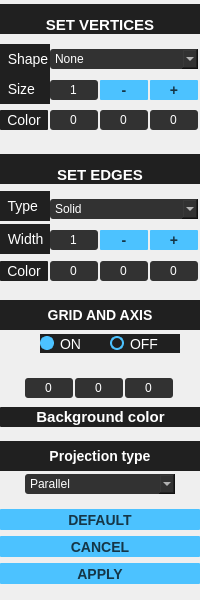
   <widget class="QWidget" name="widget" native="true">
    <property name="geometry">
     <rect>
      <x>930</x>
      <y>0</y>
      <width>200</width>
      <height>600</height>
     </rect>
    </property>
    <widget class="QLabel" name="label_1">
     <property name="geometry">
      <rect>
       <x>0</x>
       <y>4</y>
       <width>200</width>
       <height>30</height>
      </rect>
     </property>
     <property name="font">
      <font>
       <pointsize>-1</pointsize>
       <bold>true</bold>
      </font>
     </property>
     <property name="styleSheet">
      <string notr="true">background-color: rgb(32, 32, 32);
color: rgb(255, 255, 255);
font-size: 15px;</string>
     </property>
     <property name="text">
      <string>SET VERTICES</string>
     </property>
     <property name="scaledContents">
      <bool>true</bool>
     </property>
     <property name="alignment">
      <set>Qt::AlignBottom|Qt::AlignHCenter</set>
     </property>
     <property name="wordWrap">
      <bool>true</bool>
     </property>
    </widget>
    <widget class="QSpinBox" name="bg_color_r">
     <property name="geometry">
      <rect>
       <x>25</x>
       <y>378</y>
       <width>48</width>
       <height>20</height>
      </rect>
     </property>
     <property name="styleSheet">
      <string notr="true">background-color: rgb(50, 50, 50);
color: rgb(255, 255, 255);
font-size: 12px;
border-radius: 3px;
selection-color: rgb(255, 255, 255);
selection-background-color: rgb(32, 32, 32);</string>
     </property>
     <property name="alignment">
      <set>Qt::AlignCenter</set>
     </property>
     <property name="buttonSymbols">
      <enum>QAbstractSpinBox::NoButtons</enum>
     </property>
     <property name="minimum">
      <number>0</number>
     </property>
     <property name="maximum">
      <number>255</number>
     </property>
     <property name="value">
      <number>0</number>
     </property>
    </widget>
    <widget class="QPushButton" name="edge_width_decr">
     <property name="geometry">
      <rect>
       <x>100</x>
       <y>230</y>
       <width>48</width>
       <height>20</height>
      </rect>
     </property>
     <property name="font">
      <font>
       <pointsize>-1</pointsize>
       <bold>true</bold>
      </font>
     </property>
     <property name="styleSheet">
      <string notr="true">QPushButton {
background-color: rgb(76, 194, 255);
color: rgb(21, 54, 71);
font-size: 14px;
border-radius: 1px;
}
QPushButton:hover{
background-color: rgb(71, 177, 233);
color: rgb(21, 54, 71);
font-size: 15px;
}
QPushButton:pressed{
background-color: rgb(65, 162, 213);
color: rgb(21, 54, 71);
font-size: 13px;
}</string>
     </property>
     <property name="text">
      <string>-</string>
     </property>
    </widget>
    <widget class="QComboBox" name="edge_type">
     <property name="geometry">
      <rect>
       <x>50</x>
       <y>199</y>
       <width>148</width>
       <height>20</height>
      </rect>
     </property>
     <property name="layoutDirection">
      <enum>Qt::LeftToRight</enum>
     </property>
     <property name="styleSheet">
      <string notr="true">background-color: rgb(50, 50, 50);
color: rgb(255, 255, 255);
font-size: 12px;
border-radius: 3px;
selection-color: rgb(255, 255, 255);
selection-background-color: rgb(32, 32, 32);</string>
     </property>
     <item>
      <property name="text">
       <string>Solid</string>
      </property>
     </item>
     <item>
      <property name="text">
       <string>Dashed</string>
      </property>
     </item>
    </widget>
    <widget class="QLabel" name="label_3">
     <property name="geometry">
      <rect>
       <x>0</x>
       <y>74</y>
       <width>50</width>
       <height>30</height>
      </rect>
     </property>
     <property name="font">
      <font>
       <pointsize>-1</pointsize>
       <bold>false</bold>
      </font>
     </property>
     <property name="styleSheet">
      <string notr="true">background-color: rgb(32, 32, 32);
color: rgb(255, 255, 255);
font-size: 14px;</string>
     </property>
     <property name="text">
      <string>  Size</string>
     </property>
     <property name="scaledContents">
      <bool>true</bool>
     </property>
     <property name="alignment">
      <set>Qt::AlignLeading|Qt::AlignLeft|Qt::AlignVCenter</set>
     </property>
     <property name="wordWrap">
      <bool>true</bool>
     </property>
    </widget>
    <widget class="QPushButton" name="vertex_size_incr">
     <property name="geometry">
      <rect>
       <x>150</x>
       <y>80</y>
       <width>48</width>
       <height>20</height>
      </rect>
     </property>
     <property name="font">
      <font>
       <pointsize>-1</pointsize>
       <bold>true</bold>
      </font>
     </property>
     <property name="styleSheet">
      <string notr="true">QPushButton {
background-color: rgb(76, 194, 255);
color: rgb(21, 54, 71);
font-size: 14px;
border-radius: 1px;
}
QPushButton:hover{
background-color: rgb(71, 177, 233);
color: rgb(21, 54, 71);
font-size: 15px;
}
QPushButton:pressed{
background-color: rgb(65, 162, 213);
color: rgb(21, 54, 71);
font-size: 13px;
}</string>
     </property>
     <property name="text">
      <string>+</string>
     </property>
    </widget>
    <widget class="QSpinBox" name="bg_color_b">
     <property name="geometry">
      <rect>
       <x>125</x>
       <y>378</y>
       <width>48</width>
       <height>20</height>
      </rect>
     </property>
     <property name="styleSheet">
      <string notr="true">background-color: rgb(50, 50, 50);
color: rgb(255, 255, 255);
font-size: 12px;
border-radius: 3px;
selection-color: rgb(255, 255, 255);
selection-background-color: rgb(32, 32, 32);</string>
     </property>
     <property name="alignment">
      <set>Qt::AlignCenter</set>
     </property>
     <property name="buttonSymbols">
      <enum>QAbstractSpinBox::NoButtons</enum>
     </property>
     <property name="minimum">
      <number>0</number>
     </property>
     <property name="maximum">
      <number>255</number>
     </property>
     <property name="value">
      <number>0</number>
     </property>
    </widget>
    <widget class="QSpinBox" name="vertex_color_g">
     <property name="geometry">
      <rect>
       <x>100</x>
       <y>110</y>
       <width>48</width>
       <height>20</height>
      </rect>
     </property>
     <property name="styleSheet">
      <string notr="true">background-color: rgb(50, 50, 50);
color: rgb(255, 255, 255);
font-size: 12px;
border-radius: 3px;
selection-color: rgb(255, 255, 255);
selection-background-color: rgb(32, 32, 32);</string>
     </property>
     <property name="alignment">
      <set>Qt::AlignCenter</set>
     </property>
     <property name="buttonSymbols">
      <enum>QAbstractSpinBox::NoButtons</enum>
     </property>
     <property name="minimum">
      <number>0</number>
     </property>
     <property name="maximum">
      <number>255</number>
     </property>
     <property name="value">
      <number>0</number>
     </property>
    </widget>
    <widget class="QPushButton" name="edge_color">
     <property name="geometry">
      <rect>
       <x>0</x>
       <y>261</y>
       <width>48</width>
       <height>20</height>
      </rect>
     </property>
     <property name="font">
      <font>
       <pointsize>-1</pointsize>
       <bold>false</bold>
      </font>
     </property>
     <property name="styleSheet">
      <string notr="true">QPushButton {
background-color: rgb(32, 32, 32);
color: rgb(255, 255, 255);
font-size: 14px;
border-radius: 1px;
}
QPushButton:hover{
background-color: rgb(71, 177, 233);
color: rgb(21, 54, 71);
font: bold;
font-size: 15px;
}
QPushButton:pressed{
background-color: rgb(65, 162, 213);
color: rgb(21, 54, 71);
font: bold;
font-size: 13px;
}</string>
     </property>
     <property name="text">
      <string>Color</string>
     </property>
    </widget>
    <widget class="QComboBox" name="vertex_shape">
     <property name="geometry">
      <rect>
       <x>50</x>
       <y>49</y>
       <width>148</width>
       <height>20</height>
      </rect>
     </property>
     <property name="layoutDirection">
      <enum>Qt::LeftToRight</enum>
     </property>
     <property name="styleSheet">
      <string notr="true">background-color: rgb(50, 50, 50);
color: rgb(255, 255, 255);
font-size: 12px;
border-radius: 3px;
selection-color: rgb(255, 255, 255);
selection-background-color: rgb(32, 32, 32);
</string>
     </property>
     <item>
      <property name="text">
       <string>None</string>
      </property>
     </item>
     <item>
      <property name="text">
       <string>Circle</string>
      </property>
     </item>
     <item>
      <property name="text">
       <string>Square</string>
      </property>
     </item>
    </widget>
    <widget class="QSpinBox" name="edge_color_g">
     <property name="geometry">
      <rect>
       <x>100</x>
       <y>261</y>
       <width>48</width>
       <height>20</height>
      </rect>
     </property>
     <property name="styleSheet">
      <string notr="true">background-color: rgb(50, 50, 50);
color: rgb(255, 255, 255);
font-size: 12px;
border-radius: 3px;
selection-color: rgb(255, 255, 255);
selection-background-color: rgb(32, 32, 32);</string>
     </property>
     <property name="alignment">
      <set>Qt::AlignCenter</set>
     </property>
     <property name="buttonSymbols">
      <enum>QAbstractSpinBox::NoButtons</enum>
     </property>
     <property name="minimum">
      <number>0</number>
     </property>
     <property name="maximum">
      <number>255</number>
     </property>
     <property name="value">
      <number>0</number>
     </property>
    </widget>
    <widget class="QLabel" name="label_9">
     <property name="geometry">
      <rect>
       <x>0</x>
       <y>441</y>
       <width>200</width>
       <height>30</height>
      </rect>
     </property>
     <property name="font">
      <font>
       <pointsize>-1</pointsize>
       <bold>true</bold>
      </font>
     </property>
     <property name="styleSheet">
      <string notr="true">background-color: rgb(32, 32, 32);
color: rgb(255, 255, 255);
font-size: 14px;</string>
     </property>
     <property name="text">
      <string>Projection type</string>
     </property>
     <property name="scaledContents">
      <bool>true</bool>
     </property>
     <property name="alignment">
      <set>Qt::AlignCenter</set>
     </property>
     <property name="wordWrap">
      <bool>true</bool>
     </property>
    </widget>
    <widget class="QSpinBox" name="edge_width">
     <property name="geometry">
      <rect>
       <x>50</x>
       <y>230</y>
       <width>48</width>
       <height>20</height>
      </rect>
     </property>
     <property name="styleSheet">
      <string notr="true">background-color: rgb(50, 50, 50);
color: rgb(255, 255, 255);
font-size: 12px;
border-radius: 3px;
selection-color: rgb(255, 255, 255);
selection-background-color: rgb(32, 32, 32);</string>
     </property>
     <property name="alignment">
      <set>Qt::AlignCenter</set>
     </property>
     <property name="buttonSymbols">
      <enum>QAbstractSpinBox::NoButtons</enum>
     </property>
     <property name="minimum">
      <number>1</number>
     </property>
     <property name="maximum">
      <number>10</number>
     </property>
     <property name="value">
      <number>1</number>
     </property>
    </widget>
    <widget class="QPushButton" name="set_default">
     <property name="geometry">
      <rect>
       <x>0</x>
       <y>509</y>
       <width>200</width>
       <height>21</height>
      </rect>
     </property>
     <property name="font">
      <font>
       <pointsize>-1</pointsize>
       <bold>true</bold>
      </font>
     </property>
     <property name="styleSheet">
      <string notr="true">QPushButton {
background-color: rgb(76, 194, 255);
color: rgb(21, 54, 71);
font-size: 14px;
border-radius: 1px;
}
QPushButton:hover{
background-color: rgb(71, 177, 233);
color: rgb(21, 54, 71);
font-size: 15px;
}
QPushButton:pressed{
background-color: rgb(65, 162, 213);
color: rgb(21, 54, 71);
font-size: 13px;
}</string>
     </property>
     <property name="text">
      <string>DEFAULT</string>
     </property>
    </widget>
    <widget class="QSpinBox" name="vertex_size">
     <property name="geometry">
      <rect>
       <x>50</x>
       <y>80</y>
       <width>48</width>
       <height>20</height>
      </rect>
     </property>
     <property name="styleSheet">
      <string notr="true">background-color: rgb(50, 50, 50);
color: rgb(255, 255, 255);
font-size: 12px;
border-radius: 3px;
selection-color: rgb(255, 255, 255);
selection-background-color: rgb(32, 32, 32);</string>
     </property>
     <property name="alignment">
      <set>Qt::AlignCenter</set>
     </property>
     <property name="buttonSymbols">
      <enum>QAbstractSpinBox::NoButtons</enum>
     </property>
     <property name="minimum">
      <number>1</number>
     </property>
     <property name="maximum">
      <number>10</number>
     </property>
     <property name="value">
      <number>1</number>
     </property>
    </widget>
    <widget class="QLabel" name="label_4">
     <property name="geometry">
      <rect>
       <x>0</x>
       <y>44</y>
       <width>50</width>
       <height>30</height>
      </rect>
     </property>
     <property name="font">
      <font>
       <pointsize>-1</pointsize>
       <bold>false</bold>
      </font>
     </property>
     <property name="styleSheet">
      <string notr="true">background-color: rgb(32, 32, 32);
color: rgb(255, 255, 255);
font-size: 14px;</string>
     </property>
     <property name="text">
      <string>  Shape</string>
     </property>
     <property name="scaledContents">
      <bool>true</bool>
     </property>
     <property name="alignment">
      <set>Qt::AlignLeading|Qt::AlignLeft|Qt::AlignVCenter</set>
     </property>
     <property name="wordWrap">
      <bool>true</bool>
     </property>
    </widget>
    <widget class="QPushButton" name="set_apply">
     <property name="geometry">
      <rect>
       <x>0</x>
       <y>563</y>
       <width>200</width>
       <height>21</height>
      </rect>
     </property>
     <property name="font">
      <font>
       <pointsize>-1</pointsize>
       <bold>true</bold>
      </font>
     </property>
     <property name="styleSheet">
      <string notr="true">QPushButton {
background-color: rgb(76, 194, 255);
color: rgb(21, 54, 71);
font-size: 14px;
border-radius: 1px;
}
QPushButton:hover{
background-color: rgb(71, 177, 233);
color: rgb(21, 54, 71);
font-size: 15px;
}
QPushButton:pressed{
background-color: rgb(65, 162, 213);
color: rgb(21, 54, 71);
font-size: 13px;
}</string>
     </property>
     <property name="text">
      <string>APPLY</string>
     </property>
    </widget>
    <widget class="QLabel" name="label_14">
     <property name="geometry">
      <rect>
       <x>0</x>
       <y>300</y>
       <width>200</width>
       <height>30</height>
      </rect>
     </property>
     <property name="font">
      <font>
       <pointsize>-1</pointsize>
       <bold>true</bold>
      </font>
     </property>
     <property name="styleSheet">
      <string notr="true">background-color: rgb(32, 32, 32);
color: rgb(255, 255, 255);
font-size: 14px;</string>
     </property>
     <property name="text">
      <string>GRID AND AXIS</string>
     </property>
     <property name="scaledContents">
      <bool>true</bool>
     </property>
     <property name="alignment">
      <set>Qt::AlignCenter</set>
     </property>
     <property name="wordWrap">
      <bool>true</bool>
     </property>
    </widget>
    <widget class="QComboBox" name="projection_type">
     <property name="geometry">
      <rect>
       <x>25</x>
       <y>474</y>
       <width>150</width>
       <height>20</height>
      </rect>
     </property>
     <property name="layoutDirection">
      <enum>Qt::LeftToRight</enum>
     </property>
     <property name="styleSheet">
      <string notr="true">background-color: rgb(50, 50, 50);
color: rgb(255, 255, 255);
font-size: 12px;
border-radius: 3px;
selection-color: rgb(255, 255, 255);
selection-background-color: rgb(32, 32, 32);
</string>
     </property>
     <item>
      <property name="text">
       <string>Parallel</string>
      </property>
     </item>
     <item>
      <property name="text">
       <string>Central</string>
      </property>
     </item>
    </widget>
    <widget class="QLabel" name="label_8">
     <property name="geometry">
      <rect>
       <x>0</x>
       <y>224</y>
       <width>50</width>
       <height>30</height>
      </rect>
     </property>
     <property name="font">
      <font>
       <pointsize>-1</pointsize>
       <bold>false</bold>
      </font>
     </property>
     <property name="styleSheet">
      <string notr="true">background-color: rgb(32, 32, 32);
color: rgb(255, 255, 255);
font-size: 14px;</string>
     </property>
     <property name="text">
      <string>  Width</string>
     </property>
     <property name="scaledContents">
      <bool>true</bool>
     </property>
     <property name="alignment">
      <set>Qt::AlignLeading|Qt::AlignLeft|Qt::AlignVCenter</set>
     </property>
     <property name="wordWrap">
      <bool>true</bool>
     </property>
    </widget>
    <widget class="QPushButton" name="vertex_color">
     <property name="geometry">
      <rect>
       <x>0</x>
       <y>110</y>
       <width>48</width>
       <height>20</height>
      </rect>
     </property>
     <property name="font">
      <font>
       <pointsize>-1</pointsize>
       <bold>false</bold>
      </font>
     </property>
     <property name="styleSheet">
      <string notr="true">QPushButton {
background-color: rgb(32, 32, 32);
color: rgb(255, 255, 255);
font-size: 14px;
border-radius: 1px;
}
QPushButton:hover{
background-color: rgb(71, 177, 233);
color: rgb(21, 54, 71);
font: bold;
font-size: 15px;
}
QPushButton:pressed{
background-color: rgb(65, 162, 213);
color: rgb(21, 54, 71);
font: bold;
font-size: 13px;
}</string>
     </property>
     <property name="text">
      <string>Color</string>
     </property>
    </widget>
    <widget class="QPushButton" name="bg_color">
     <property name="geometry">
      <rect>
       <x>0</x>
       <y>407</y>
       <width>201</width>
       <height>20</height>
      </rect>
     </property>
     <property name="font">
      <font>
       <pointsize>-1</pointsize>
       <italic>false</italic>
       <bold>true</bold>
      </font>
     </property>
     <property name="styleSheet">
      <string notr="true">QPushButton {
background-color: rgb(32, 32, 32);
color: rgb(255, 255, 255);
font-size: 15px;
font: bold;
border-radius: 1px;
}
QPushButton:hover{
background-color: rgb(71, 177, 233);
color: rgb(21, 54, 71);
font: bold;
font-size: 16px;
}
QPushButton:pressed{
background-color: rgb(65, 162, 213);
color: rgb(21, 54, 71);
font: bold;
font-size: 14px;
}</string>
     </property>
     <property name="text">
      <string>Background color</string>
     </property>
    </widget>
    <widget class="QLabel" name="label_7">
     <property name="geometry">
      <rect>
       <x>0</x>
       <y>191</y>
       <width>50</width>
       <height>30</height>
      </rect>
     </property>
     <property name="font">
      <font>
       <pointsize>-1</pointsize>
       <bold>false</bold>
      </font>
     </property>
     <property name="styleSheet">
      <string notr="true">background-color: rgb(32, 32, 32);
color: rgb(255, 255, 255);
font-size: 14px;</string>
     </property>
     <property name="text">
      <string>  Type</string>
     </property>
     <property name="scaledContents">
      <bool>true</bool>
     </property>
     <property name="alignment">
      <set>Qt::AlignLeading|Qt::AlignLeft|Qt::AlignVCenter</set>
     </property>
     <property name="wordWrap">
      <bool>true</bool>
     </property>
    </widget>
    <widget class="QSpinBox" name="vertex_color_b">
     <property name="geometry">
      <rect>
       <x>150</x>
       <y>110</y>
       <width>48</width>
       <height>20</height>
      </rect>
     </property>
     <property name="styleSheet">
      <string notr="true">background-color: rgb(50, 50, 50);
color: rgb(255, 255, 255);
font-size: 12px;
border-radius: 3px;
selection-color: rgb(255, 255, 255);
selection-background-color: rgb(32, 32, 32);</string>
     </property>
     <property name="alignment">
      <set>Qt::AlignCenter</set>
     </property>
     <property name="buttonSymbols">
      <enum>QAbstractSpinBox::NoButtons</enum>
     </property>
     <property name="minimum">
      <number>0</number>
     </property>
     <property name="maximum">
      <number>255</number>
     </property>
     <property name="value">
      <number>0</number>
     </property>
    </widget>
    <widget class="QSpinBox" name="edge_color_r">
     <property name="geometry">
      <rect>
       <x>50</x>
       <y>261</y>
       <width>48</width>
       <height>20</height>
      </rect>
     </property>
     <property name="styleSheet">
      <string notr="true">background-color: rgb(50, 50, 50);
color: rgb(255, 255, 255);
font-size: 12px;
border-radius: 3px;
selection-color: rgb(255, 255, 255);
selection-background-color: rgb(32, 32, 32);</string>
     </property>
     <property name="alignment">
      <set>Qt::AlignCenter</set>
     </property>
     <property name="buttonSymbols">
      <enum>QAbstractSpinBox::NoButtons</enum>
     </property>
     <property name="minimum">
      <number>0</number>
     </property>
     <property name="maximum">
      <number>255</number>
     </property>
     <property name="value">
      <number>0</number>
     </property>
    </widget>
    <widget class="QSpinBox" name="bg_color_g">
     <property name="geometry">
      <rect>
       <x>75</x>
       <y>378</y>
       <width>48</width>
       <height>20</height>
      </rect>
     </property>
     <property name="styleSheet">
      <string notr="true">background-color: rgb(50, 50, 50);
color: rgb(255, 255, 255);
font-size: 12px;
border-radius: 3px;
selection-color: rgb(255, 255, 255);
selection-background-color: rgb(32, 32, 32);</string>
     </property>
     <property name="alignment">
      <set>Qt::AlignCenter</set>
     </property>
     <property name="buttonSymbols">
      <enum>QAbstractSpinBox::NoButtons</enum>
     </property>
     <property name="minimum">
      <number>0</number>
     </property>
     <property name="maximum">
      <number>255</number>
     </property>
     <property name="value">
      <number>0</number>
     </property>
    </widget>
    <widget class="QPushButton" name="set_cancel">
     <property name="geometry">
      <rect>
       <x>0</x>
       <y>536</y>
       <width>200</width>
       <height>21</height>
      </rect>
     </property>
     <property name="font">
      <font>
       <pointsize>-1</pointsize>
       <bold>true</bold>
      </font>
     </property>
     <property name="styleSheet">
      <string notr="true">QPushButton {
background-color: rgb(76, 194, 255);
color: rgb(21, 54, 71);
font-size: 14px;
border-radius: 1px;
}
QPushButton:hover{
background-color: rgb(71, 177, 233);
color: rgb(21, 54, 71);
font-size: 15px;
}
QPushButton:pressed{
background-color: rgb(65, 162, 213);
color: rgb(21, 54, 71);
font-size: 13px;
}</string>
     </property>
     <property name="text">
      <string>CANCEL</string>
     </property>
    </widget>
    <widget class="QPushButton" name="edge_width_incr">
     <property name="geometry">
      <rect>
       <x>150</x>
       <y>230</y>
       <width>48</width>
       <height>20</height>
      </rect>
     </property>
     <property name="font">
      <font>
       <pointsize>-1</pointsize>
       <bold>true</bold>
      </font>
     </property>
     <property name="styleSheet">
      <string notr="true">QPushButton {
background-color: rgb(76, 194, 255);
color: rgb(21, 54, 71);
font-size: 14px;
border-radius: 1px;
}
QPushButton:hover{
background-color: rgb(71, 177, 233);
color: rgb(21, 54, 71);
font-size: 15px;
}
QPushButton:pressed{
background-color: rgb(65, 162, 213);
color: rgb(21, 54, 71);
font-size: 13px;
}</string>
     </property>
     <property name="text">
      <string>+</string>
     </property>
    </widget>
    <widget class="QRadioButton" name="grid_on">
     <property name="geometry">
      <rect>
       <x>40</x>
       <y>334</y>
       <width>70</width>
       <height>19</height>
      </rect>
     </property>
     <property name="styleSheet">
      <string notr="true">QRadioButton {
background-color: rgb(32, 32, 32);
color: rgb(255, 255, 255);
font-size: 14px;
border-radius: 0px;
}

QRadioButton::indicator {
    width: 10px;
    height: 10px;
    border-radius: 7px;
}

QRadioButton::indicator:checked {
   background-color: rgb(76, 194, 255);
   border: 2px solid rgb(76, 194, 255);
}

QRadioButton::indicator:unchecked {
   background-color:  rgb(32, 32, 32);
   border:  2px solid rgb(76, 194, 255);
}
</string>
     </property>
     <property name="text">
      <string>ON</string>
     </property>
     <property name="checked">
      <bool>true</bool>
     </property>
    </widget>
    <widget class="QPushButton" name="vertex_size_decr">
     <property name="geometry">
      <rect>
       <x>100</x>
       <y>80</y>
       <width>48</width>
       <height>20</height>
      </rect>
     </property>
     <property name="font">
      <font>
       <pointsize>-1</pointsize>
       <bold>true</bold>
      </font>
     </property>
     <property name="styleSheet">
      <string notr="true">QPushButton {
background-color: rgb(76, 194, 255);
color: rgb(21, 54, 71);
font-size: 14px;
border-radius: 1px;
}
QPushButton:hover{
background-color: rgb(71, 177, 233);
color: rgb(21, 54, 71);
font-size: 15px;
}
QPushButton:pressed{
background-color: rgb(65, 162, 213);
color: rgb(21, 54, 71);
font-size: 13px;
}</string>
     </property>
     <property name="text">
      <string>-</string>
     </property>
    </widget>
    <widget class="QRadioButton" name="grid_off">
     <property name="geometry">
      <rect>
       <x>110</x>
       <y>334</y>
       <width>70</width>
       <height>19</height>
      </rect>
     </property>
     <property name="styleSheet">
      <string notr="true">QRadioButton {
background-color: rgb(32, 32, 32);
color: rgb(255, 255, 255);
font-size: 14px;
border-radius: 0px;
}

QRadioButton::indicator {
    width: 10px;
    height: 10px;
    border-radius: 7px;
}

QRadioButton::indicator:checked {
   background-color: rgb(76, 194, 255);
   border: 2px solid rgb(76, 194, 255);
}

QRadioButton::indicator:unchecked {
   background-color:  rgb(32, 32, 32);
   border:  2px solid rgb(76, 194, 255);
}
</string>
     </property>
     <property name="text">
      <string>OFF</string>
     </property>
     <property name="checked">
      <bool>false</bool>
     </property>
    </widget>
    <widget class="QLabel" name="label_5">
     <property name="geometry">
      <rect>
       <x>0</x>
       <y>154</y>
       <width>200</width>
       <height>30</height>
      </rect>
     </property>
     <property name="font">
      <font>
       <pointsize>-1</pointsize>
       <bold>true</bold>
      </font>
     </property>
     <property name="styleSheet">
      <string notr="true">background-color: rgb(32, 32, 32);
color: rgb(255, 255, 255);
font-size: 15px;</string>
     </property>
     <property name="text">
      <string>SET EDGES</string>
     </property>
     <property name="scaledContents">
      <bool>true</bool>
     </property>
     <property name="alignment">
      <set>Qt::AlignBottom|Qt::AlignHCenter</set>
     </property>
     <property name="wordWrap">
      <bool>true</bool>
     </property>
    </widget>
    <widget class="QSpinBox" name="vertex_color_r">
     <property name="geometry">
      <rect>
       <x>50</x>
       <y>110</y>
       <width>48</width>
       <height>20</height>
      </rect>
     </property>
     <property name="styleSheet">
      <string notr="true">background-color: rgb(50, 50, 50);
color: rgb(255, 255, 255);
font-size: 12px;
border-radius: 3px;
selection-color: rgb(255, 255, 255);
selection-background-color: rgb(32, 32, 32);</string>
     </property>
     <property name="alignment">
      <set>Qt::AlignCenter</set>
     </property>
     <property name="buttonSymbols">
      <enum>QAbstractSpinBox::NoButtons</enum>
     </property>
     <property name="minimum">
      <number>0</number>
     </property>
     <property name="maximum">
      <number>255</number>
     </property>
     <property name="value">
      <number>0</number>
     </property>
    </widget>
    <widget class="QSpinBox" name="edge_color_b">
     <property name="geometry">
      <rect>
       <x>150</x>
       <y>261</y>
       <width>48</width>
       <height>20</height>
      </rect>
     </property>
     <property name="styleSheet">
      <string notr="true">background-color: rgb(50, 50, 50);
color: rgb(255, 255, 255);
font-size: 12px;
border-radius: 3px;
selection-color: rgb(255, 255, 255);
selection-background-color: rgb(32, 32, 32);</string>
     </property>
     <property name="alignment">
      <set>Qt::AlignCenter</set>
     </property>
     <property name="buttonSymbols">
      <enum>QAbstractSpinBox::NoButtons</enum>
     </property>
     <property name="minimum">
      <number>0</number>
     </property>
     <property name="maximum">
      <number>255</number>
     </property>
     <property name="value">
      <number>0</number>
     </property>
    </widget>
   </widget>
